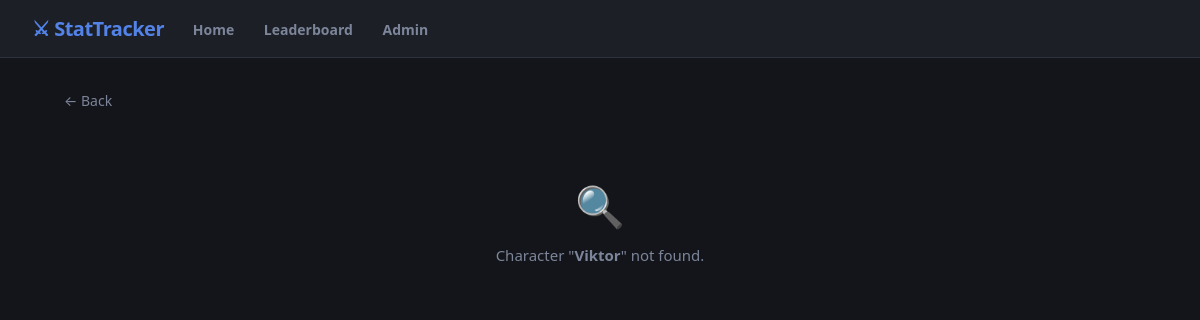
Page /char_profile.php?charname=Viktor on the earlier database version.
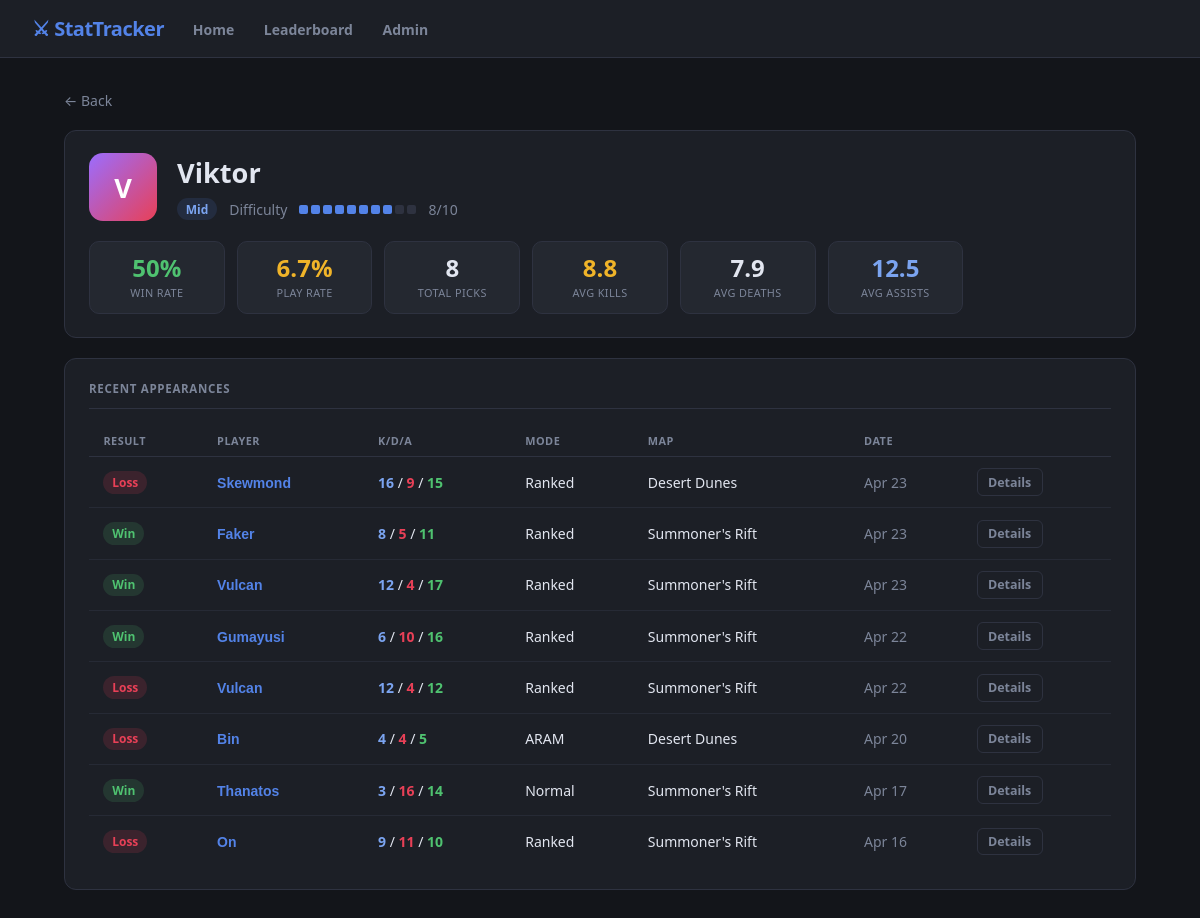
Same page on the later database version.
### tables this page shows
CREATE TABLE CHARACTERS (
  character_id INT          NOT NULL,
  name         VARCHAR(50)  NOT NULL,
  role         VARCHAR(20)  NOT NULL,
  difficulty   INT          NOT NULL DEFAULT 5,
  PRIMARY KEY (character_id),
  UNIQUE KEY uq_name (name),
  CONSTRAINT chk_difficulty CHECK (difficulty BETWEEN 1 AND 10)
);

CREATE TABLE MATCH_STATS (
  match_id     INT                 NOT NULL,
  player_id    INT                 NOT NULL,
  character_id INT                 NOT NULL,
  win_loss     ENUM('Win','Loss')  NOT NULL,
  kills        INT                 NOT NULL DEFAULT 0,
  deaths       INT                 NOT NULL DEFAULT 0,
  assists      INT                 NOT NULL DEFAULT 0,
  PRIMARY KEY (match_id, player_id),
  KEY fk_char (character_id),
  CONSTRAINT fk_match     FOREIGN KEY (match_id)     REFERENCES MATCHES    (match_id)     ON DELETE CASCADE,
  CONSTRAINT fk_player    FOREIGN KEY (player_id)    REFERENCES PLAYERS    (player_id)    ON DELETE CASCADE,
  CONSTRAINT fk_character FOREIGN KEY (character_id) REFERENCES CHARACTERS (character_id) ON DELETE CASCADE
);

CREATE TABLE PLAYERS (
  player_id    INT          NOT NULL,
  username     VARCHAR(50)  NOT NULL,
  level        INT          NOT NULL DEFAULT 1,
  server       VARCHAR(20)  NOT NULL,
  creation_date DATETIME    NOT NULL,
  PRIMARY KEY (player_id),
  UNIQUE KEY uq_username (username)
);

CREATE TABLE MATCHES (
  match_id  INT         NOT NULL,
  date      DATETIME    NOT NULL,
  duration  INT         NOT NULL,
  map       VARCHAR(50) NOT NULL,
  game_mode VARCHAR(30) NOT NULL,
  PRIMARY KEY (match_id)
);

### char_profile.php (the view, shortened to what the changed rows need)
<?php
require 'db_connect.php';
$char_name = trim($_GET['charname'] ?? '');
$stmt = $conn->prepare("SELECT * FROM CHARACTERS WHERE name = ?");
$stmt->bind_param("s", $char_name);
$stmt->execute();
$character = $stmt->get_result()->fetch_assoc();
$stats      = null;
$matches    = [];
$win_rate   = 0;
$play_rate  = 0;
if ($character) {
    $cid = $character['character_id'];
    $total = $conn->query("SELECT COUNT(*) FROM MATCH_STATS")->fetch_row()[0];
    $stmt = $conn->prepare("
        SELECT COUNT(*)                              AS plays,
               SUM(win_loss = 'Win')                AS wins,
               ROUND(AVG(kills),   1)               AS avg_k,
               ROUND(AVG(deaths),  1)               AS avg_d,
               ROUND(AVG(assists), 1)               AS avg_a
        FROM MATCH_STATS WHERE character_id = ?
    ");
    $stmt->bind_param("i", $cid);
    $stmt->execute();
    $stats = $stmt->get_result()->fetch_assoc();
    $win_rate  = $stats['plays'] > 0 ? round($stats['wins']  / $stats['plays'] * 100, 1) : 0;
    $play_rate = $total           > 0 ? round($stats['plays'] / $total          * 100, 1) : 0;
    $stmt = $conn->prepare("
        SELECT M.match_id, M.date, M.duration, M.map, M.game_mode,
               P.username, MS.kills, MS.deaths, MS.assists, MS.win_loss
        FROM MATCH_STATS MS
        JOIN MATCHES M  ON MS.match_id  = M.match_id
        JOIN PLAYERS P  ON MS.player_id = P.player_id
        WHERE MS.character_id = ?
        ORDER BY M.date DESC LIMIT 10
    ");
    $stmt->bind_param("i", $cid);
    $stmt->execute();
    $matches = $stmt->get_result()->fetch_all(MYSQLI_ASSOC);
}
?>
<!DOCTYPE html>
<html lang="en">
<head>
    <link rel="stylesheet" href="style.css">
</head>
<body>
<main>
    <?php if ($character === null): ?>
        <div class="empty-state">
            <div class="icon">🔍</div>
            <p>Character "<strong><?= htmlspecialchars($char_name) ?></strong>" not found.</p>
        </div>
    <?php else: ?>
    <div class="card">
        <div class="profile-header">
            <div class="avatar avatar-char"><?= strtoupper($character['name'][0]) ?></div>
            <div class="profile-info">
                <h1><?= htmlspecialchars($character['name']) ?></h1>
                <div class="meta" style="display:flex;align-items:center;gap:0.75rem;flex-wrap:wrap;margin-top:0.4rem">
                    <span class="badge badge-role"><?= htmlspecialchars($character['role']) ?></span>
                    <span>Difficulty</span>
                    <div class="pip-row">
                        <?php for ($i = 1; $i <= 10; $i++): ?>
                            <div class="pip <?= $i <= $character['difficulty'] ? 'on' : '' ?>"></div>
                        <?php endfor; ?>
                    </div>
                    <span><?= $character['difficulty'] ?>/10</span>
                </div>
            </div>
        </div>
        <div class="stat-grid">
            <div class="stat-box <?= $win_rate >= 50 ? 's-win' : 's-loss' ?>">
                <div class="val"><?= $win_rate ?>%</div>
                <div class="lbl">Win Rate</div>
            </div>
            <div class="stat-box s-gold">
                <div class="val"><?= $play_rate ?>%</div>
                <div class="lbl">Play Rate</div>
            </div>
            <div class="stat-box">
                <div class="val"><?= $stats['plays'] ?></div>
                <div class="lbl">Total Picks</div>
            </div>
            <div class="stat-box s-gold">
                <div class="val"><?= $stats['avg_k'] ?? '—' ?></div>
                <div class="lbl">Avg Kills</div>
            </div>
            <div class="stat-box">
                <div class="val"><?= $stats['avg_d'] ?? '—' ?></div>
                <div class="lbl">Avg Deaths</div>
            </div>
            <div class="stat-box s-blue">
                <div class="val"><?= $stats['avg_a'] ?? '—' ?></div>
                <div class="lbl">Avg Assists</div>
            </div>
        </div>
    </div>
    <div class="card">
        <div class="card-title">Recent Appearances</div>
        <?php if (!$matches): ?>
            <div class="empty-state" style="padding:2rem">No matches recorded.</div>
        <?php else: ?>
        <div class="table-wrap">
            <table>
                <thead>
                    <tr><th>Result</th><th>Player</th><th>K/D/A</th><th>Mode</th><th>Map</th><th>Date</th><th></th></tr>
                </thead>
                <tbody>
                    <?php foreach ($matches as $m): ?>
                    <tr>
                        <td><span class="badge badge-<?= strtolower($m['win_loss']) ?>"><?= $m['win_loss'] ?></span></td>
                        <td>
                            <form action="player_profile.php" method="get" style="display:inline">
                                <button type="submit" class="link-btn link-btn-accent"><?= htmlspecialchars($m['username']) ?></button>
                            </form>
                        </td>
                        <td>
                            <span class="kda-k"><?= $m['kills'] ?></span> /
                            <span class="kda-d"><?= $m['deaths'] ?></span> /
                            <span class="kda-a"><?= $m['assists'] ?></span>
                        </td>
                        <td><?= htmlspecialchars($m['game_mode']) ?></td>
                        <td><?= htmlspecialchars($m['map']) ?></td>
                        <td style="color:var(--muted)"><?= date('M j', strtotime($m['date'])) ?></td>
                        <td><a href="match_profile.php?match_id=<?= $m['match_id'] ?>" class="btn btn-sm btn-ghost">Details</a></td>
                    </tr>
                    <?php endforeach; ?>
                </tbody>
            </table>
        </div>
        <?php endif; ?>
    </div>
    <?php endif; ?>
</main>
</body>
</html>

Differences in the rows shown:
added characters: name "V", name "Viktor", role "Mid", difficulty "8"
added match_stats: win_loss "Loss", player.username "Skewmond", kills "16", deaths "9", assists "15", match.game_mode "Ranked", match.map "Desert Dunes", match.date "Apr 23"
added match_stats: win_loss "Win", player.username "Faker", kills "8", deaths "5", assists "11", match.game_mode "Ranked", match.map "Summoner's Rift", match.date "Apr 23"
added match_stats: win_loss "Win", player.username "Vulcan", kills "12", deaths "4", assists "17", match.game_mode "Ranked", match.map "Summoner's Rift", match.date "Apr 23"
added match_stats: win_loss "Win", player.username "Gumayusi", kills "6", deaths "10", assists "16", match.game_mode "Ranked", match.map "Summoner's Rift", match.date "Apr 22"
added match_stats: win_loss "Loss", player.username "Vulcan", kills "12", deaths "4", assists "12", match.game_mode "Ranked", match.map "Summoner's Rift", match.date "Apr 22"
added match_stats: win_loss "Loss", player.username "Bin", kills "4", deaths "4", assists "5", match.game_mode "ARAM", match.map "Desert Dunes", match.date "Apr 20"
added match_stats: win_loss "Win", player.username "Thanatos", kills "3", deaths "16", assists "14", match.game_mode "Normal", match.map "Summoner's Rift", match.date "Apr 17"
added match_stats: win_loss "Loss", player.username "On", kills "9", deaths "11", assists "10", match.game_mode "Ranked", match.map "Summoner's Rift", match.date "Apr 16"
Other differences:
$win_rate: (not shown) → "50"
$play_rate: (not shown) → "6.7"
$stats['plays']: (not shown) → "8"
$stats['avg_k']: (not shown) → "8.8"
$stats['avg_d']: (not shown) → "7.9"
$stats['avg_a']: (not shown) → "12.5"
$char_name: "Viktor" → (not shown)
text no longer shown: "🔍 Character \" \" not found."
text now shown: "Difficulty /10 % WIN RATE % PLAY RATE TOTAL PICKS AVG KILLS AVG DEATHS AVG ASSISTS RECENT APPEARANCES RESULT PLAYER K/D/A MODE MAP DATE"
